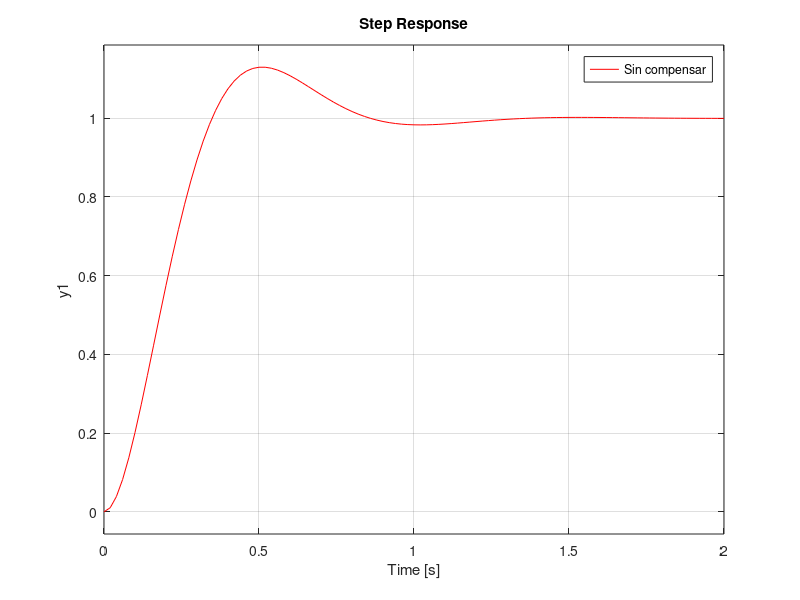
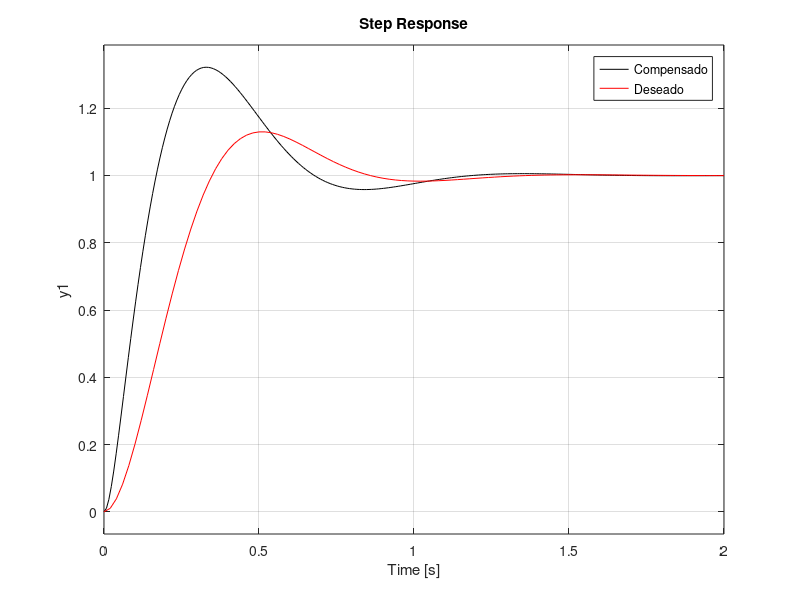
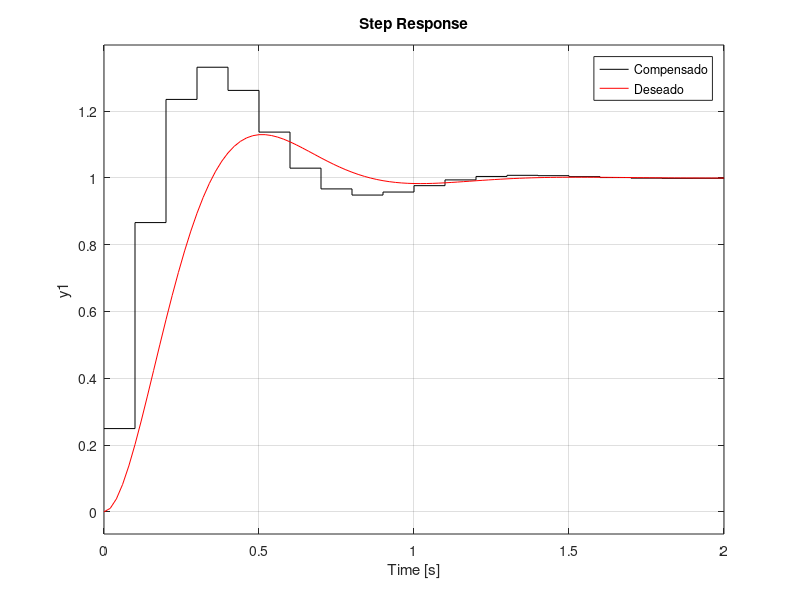
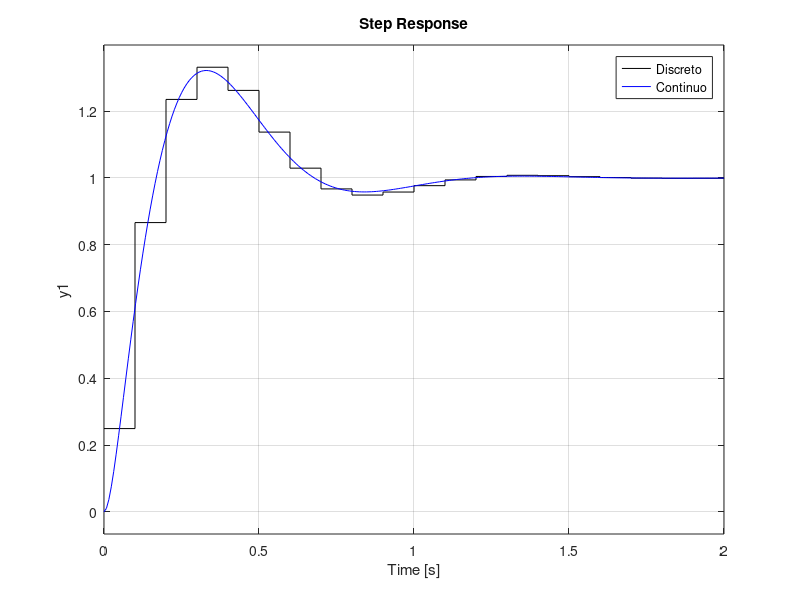

MATLAB code for these plots, in order:
clc
close all
clear

%proceso
g=tf(1,[1 48 5]);
step(g,'k')
g_cl=feedback(g,1);
hold on

%deseado
Ts=1;
so=13/100;
e=sqrt((log(so))^2/(pi^2+(log(so))^2));
wn=4/(Ts*e);
g_d=tf(wn^2,[1 2*e*wn wn^2]);
hold on
step(g_cl,'b')
step(g_d,'r')
legend('Sin compensar','sin compensar en CL','Deseado')
[P Z]=pzmap(g_d)

pol_d=[1 2*e*wn wn^2];
pol_a=conv(pol_d,[1 40]);

%------controlador----
K_p=373.9-5;
T_i=K_p/2157.5;
g_c=tf([K_p*T_i K_p],[T_i 0]);

%--------compensado----
sis_ol=g_c*g;
sis_cl=feedback(sis_ol,1);
figure
step(sis_cl,'k')
hold on
step(g_d,'r')
legend('Compensado','Deseado')
[p z]=pzmap(sis_cl)


%--------------------discretizar----------------
Ts=1/10;  %1/10 foh
gc_d=c2d(g_c,Ts,'foh');
gp_d=c2d(g,Ts,'foh');
sis_ol_d=gc_d*gp_d;
sis_cl_d=feedback(sis_ol_d,1);
figure
step(sis_cl_d,'k')
hold on
step(g_d,'r')
legend('Compensado','Deseado')

figure
step(sis_cl_d,'k')
hold on
step(sis_cl,'b')
legend('Discreto','Continuo')
%--------------------discretizar----------------


%-----------implementar algoritmo-------------
rk=1;
%------controlador-----
uk1=0;
uk=0;
ek1=0;
ek=0;

%------controlador-----

%------proceso-----
ukp1=0;
ukp2=0;
ukp=0;
yk1=0;
yk2=0;
yk=0;
y=[];
%------proceso-----


t=0:Ts:2.5;
for i=1:length(t)
    
    yk=4.287e-05*ukp1 + 3.654e-05*ukp2 + 1.618*yk1 - 0.6188*yk2;
    %yk = 0.0006962*ukp + 0.001286*ukp1 + 7.728e-05*ukp2 + 0.9979*yk1 -
    %0.00823*yk2; %foh
    y=[y yk];
    %calcular el error
    ek = rk - yk;
    %calcular accion de control
    uk=368.9*ek - 347.3*ek1+uk1; 
    %uk=476.8*ek - 261*ek1+uk1;  %foh
    ukp = uk;
    %--------actualizar valores--------
    ek1=ek;
    uk1=uk;
    
    ukp2=ukp1;
    ukp1=ukp;
    
    yk2=yk1;
    yk1=yk;    
     
    
end
figure
plot(t,y,'--r')
hold on
step(sis_cl_d,'k')
step(sis_cl,'b')
legend('algoritmo','Discreto','Continuo')
